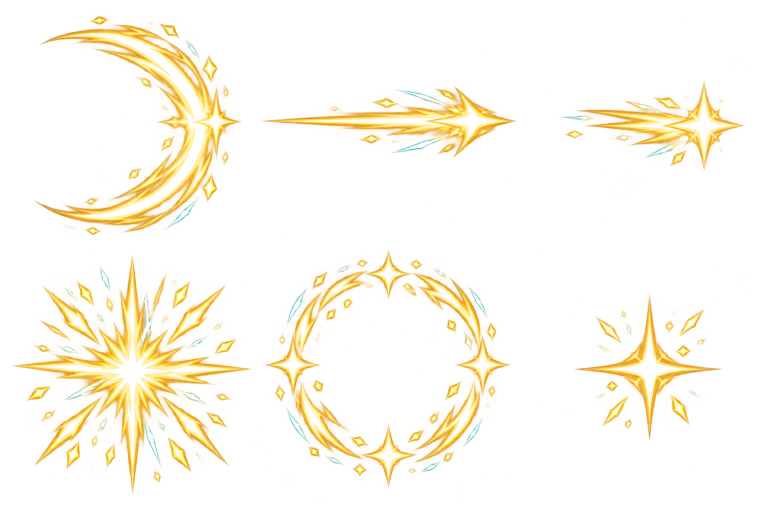
#> input picture newgame/tools/fx/source-atlas.png, 1536 x 1024 px (shown at 1/2 size)
$ python pixelize.py source-atlas.png
#> lines starting #> are read from the running program, lines starting #| are printed output that depends on the picture
"""Generated-image -> transparent, palette-limited combat sprites. Pillow only.
Run: python newgame/tools/fx/pixelize.py source-atlas.png
The source is AI generated, not reconstructed with drawing primitives.
"""
from pathlib import Path
import sys, json, hashlib
from PIL import Image, ImageDraw

source = Path(sys.argv[1])
blade = len(sys.argv) > 2 and sys.argv[2] == 'blade'
Path('evidence').mkdir(exist_ok=True)
out = Path(__file__).resolve().parents[2] / 'assets' / 'fx'
out.mkdir(parents=True, exist_ok=True)
im = Image.open(source).convert('RGBA')
#> im is the input picture: PIL image 1536x1024 RGBA; mean R, G, B, A 135.3, 110.8, 51.2, 32.3
assert im.size == (1536, 1024), im.size
palette = [(100,55,36),(170,98,38),(222,154,51),(255,202,81),
           (255,230,142),(255,246,200),(255,255,239),(143,229,235)]
names = ['staff-sweep','staff-thrust','star-bolt','light-burst','repel-ring','hit-spark']
if blade:
    names = ['blade-slash','blade-thrust','blade-flight','blade-spin','blade-parry','blade-iai']
    palette = [(48,64,92),(70,97,138),(87,132,196),(121,173,231),
               (165,207,246),(204,228,251),(230,244,255),(255,255,255)]
preview = Image.new('RGB',(768,576),'#181b29')
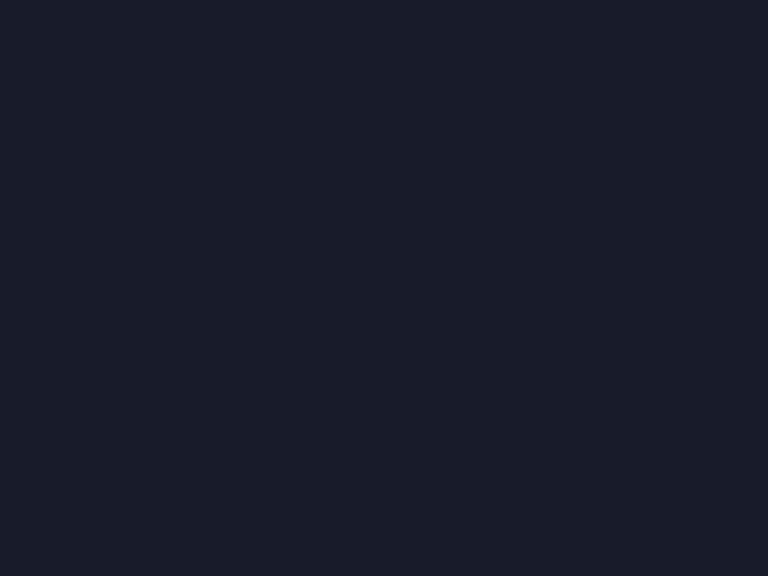
#> preview: PIL image 768x576 RGB; mean R, G, B 24, 27, 41
d = ImageDraw.Draw(preview)
meta = {'source_sha256':hashlib.sha256(source.read_bytes()).hexdigest(),
        'source_size':list(im.size),'frame_size':64,'frames':4,'palette':palette,
        'alpha':'binary; remove generated low-opacity glow before resize','assets':{}}
for i,name in enumerate(names):
    x,y=(i%3)*512,(i//3)*512
    raw=im.crop((x,y,x+512,y+512))
    # The generated ring's top star touches the row boundary; do not let it
    # inflate the thrust crop or leak into the flying bolt's left margin.
    if name == 'staff-thrust': raw=im.crop((529,145,1024,360))
    if name == 'star-bolt': raw=im.crop((1070,145,1510,355))
    raw.putalpha(raw.getchannel('A').point(lambda a:255 if a>=110 else 0))
    box=raw.getbbox()
    assert box, name
    base=raw.crop(box)
    base.thumbnail((56,56),Image.Resampling.LANCZOS)
    sheet=Image.new('RGBA',(256,64))
    for f,scale in enumerate([0.82,1.0,0.96,0.90]):
        frame=base.resize((max(1,round(base.width*scale)),max(1,round(base.height*scale))),Image.Resampling.NEAREST)
        pixels=[]
        for r,g,b,a in frame.getdata():
            if a<100: pixels.append((0,0,0,0));continue
            color=min(palette,key=lambda c:sum((c[j]-[r,g,b][j])**2 for j in range(3)))
            pixels.append((*color,255))
        frame.putdata(pixels)
        sheet.paste(frame,(f*64+(64-frame.width)//2,(64-frame.height)//2))
    sheet.save(out/(name+'.png'),optimize=True)
#> (the run stopped early here; a loop or call above may not have finished)

$ run again, with newgame/tools/fx/blade-source.png copied over newgame/tools/fx/source-atlas.png
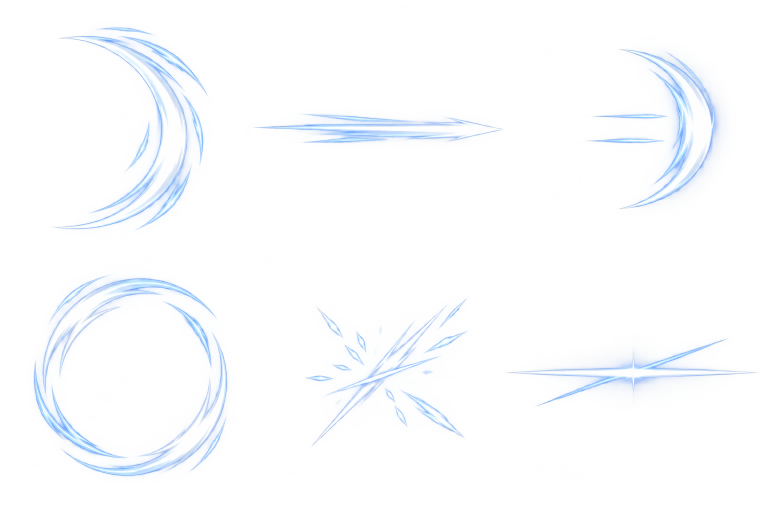
#> input picture newgame/tools/fx/blade-source.png, 1536 x 1024 px (shown at 1/2 size)
#> im is the input picture: PIL image 1536x1024 RGBA; mean R, G, B, A 80.9, 95.7, 116.7, 19
